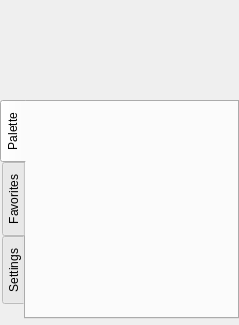
<?xml version="1.0" encoding="UTF-8"?>
<ui version="4.0">
 <class>CPixelBoxDock</class>
 <widget class="QDockWidget" name="CPixelBoxDock">
  <property name="geometry">
   <rect>
    <x>0</x>
    <y>0</y>
    <width>239</width>
    <height>325</height>
   </rect>
  </property>
  <property name="windowTitle">
   <string>DockWidget</string>
  </property>
  <widget class="QWidget" name="dockWidgetContents">
   <widget class="ColorPickerWidget" name="wiColorWheel" native="true">
    <property name="geometry">
     <rect>
      <x>26</x>
      <y>0</y>
      <width>211</width>
      <height>100</height>
     </rect>
    </property>
    <property name="minimumSize">
     <size>
      <width>0</width>
      <height>100</height>
     </size>
    </property>
    <property name="maximumSize">
     <size>
      <width>16777215</width>
      <height>150</height>
     </size>
    </property>
   </widget>
   <widget class="QTabWidget" name="tabWidget">
    <property name="geometry">
     <rect>
      <x>0</x>
      <y>100</y>
      <width>239</width>
      <height>219</height>
     </rect>
    </property>
    <property name="sizePolicy">
     <sizepolicy hsizetype="Minimum" vsizetype="Minimum">
      <horstretch>0</horstretch>
      <verstretch>0</verstretch>
     </sizepolicy>
    </property>
    <property name="tabPosition">
     <enum>QTabWidget::West</enum>
    </property>
    <property name="currentIndex">
     <number>0</number>
    </property>
    <widget class="QWidget" name="tabPalette">
     <attribute name="title">
      <string>Palette</string>
     </attribute>
     <layout class="QVBoxLayout" name="verticalLayout_2">
      <item>
       <widget class="CWPalette" name="sPalette">
        <property name="sizePolicy">
         <sizepolicy hsizetype="Preferred" vsizetype="Preferred">
          <horstretch>0</horstretch>
          <verstretch>0</verstretch>
         </sizepolicy>
        </property>
        <property name="maximumSize">
         <size>
          <width>256</width>
          <height>256</height>
         </size>
        </property>
        <property name="text">
         <string/>
        </property>
        <property name="alignment">
         <set>Qt::AlignLeading|Qt::AlignLeft|Qt::AlignTop</set>
        </property>
       </widget>
      </item>
     </layout>
    </widget>
    <widget class="QWidget" name="tab">
     <attribute name="title">
      <string>Favorites</string>
     </attribute>
     <widget class="CWPalette" name="sFavPalette">
      <property name="geometry">
       <rect>
        <x>9</x>
        <y>9</y>
        <width>191</width>
        <height>197</height>
       </rect>
      </property>
      <property name="sizePolicy">
       <sizepolicy hsizetype="Preferred" vsizetype="Preferred">
        <horstretch>0</horstretch>
        <verstretch>0</verstretch>
       </sizepolicy>
      </property>
      <property name="maximumSize">
       <size>
        <width>256</width>
        <height>256</height>
       </size>
      </property>
      <property name="text">
       <string/>
      </property>
      <property name="alignment">
       <set>Qt::AlignLeading|Qt::AlignLeft|Qt::AlignTop</set>
      </property>
     </widget>
    </widget>
    <widget class="QWidget" name="tabSettings">
     <attribute name="title">
      <string>Settings</string>
     </attribute>
     <widget class="QPushButton" name="btnBkColor">
      <property name="geometry">
       <rect>
        <x>20</x>
        <y>30</y>
        <width>85</width>
        <height>27</height>
       </rect>
      </property>
      <property name="text">
       <string/>
      </property>
     </widget>
     <widget class="QPushButton" name="btnGridColor">
      <property name="geometry">
       <rect>
        <x>20</x>
        <y>100</y>
        <width>85</width>
        <height>27</height>
       </rect>
      </property>
      <property name="text">
       <string/>
      </property>
     </widget>
     <widget class="QPushButton" name="btnBorderColor">
      <property name="geometry">
       <rect>
        <x>20</x>
        <y>170</y>
        <width>85</width>
        <height>27</height>
       </rect>
      </property>
      <property name="text">
       <string/>
      </property>
     </widget>
     <widget class="QLabel" name="label">
      <property name="geometry">
       <rect>
        <x>20</x>
        <y>10</y>
        <width>131</width>
        <height>16</height>
       </rect>
      </property>
      <property name="text">
       <string>Background color</string>
      </property>
     </widget>
     <widget class="QLabel" name="label_2">
      <property name="geometry">
       <rect>
        <x>20</x>
        <y>80</y>
        <width>121</width>
        <height>16</height>
       </rect>
      </property>
      <property name="text">
       <string>Grid Color</string>
      </property>
     </widget>
     <widget class="QLabel" name="label_3">
      <property name="geometry">
       <rect>
        <x>20</x>
        <y>150</y>
        <width>101</width>
        <height>16</height>
       </rect>
      </property>
      <property name="text">
       <string>Border color</string>
      </property>
     </widget>
    </widget>
   </widget>
  </widget>
 </widget>
 <customwidgets>
  <customwidget>
   <class>CWPalette</class>
   <extends>QLabel</extends>
   <header location="global">WPalette.h</header>
  </customwidget>
  <customwidget>
   <class>ColorPickerWidget</class>
   <extends>QWidget</extends>
   <header location="global">colorpickerwidget.h</header>
   <container>1</container>
  </customwidget>
 </customwidgets>
 <resources/>
 <connections/>
</ui>
